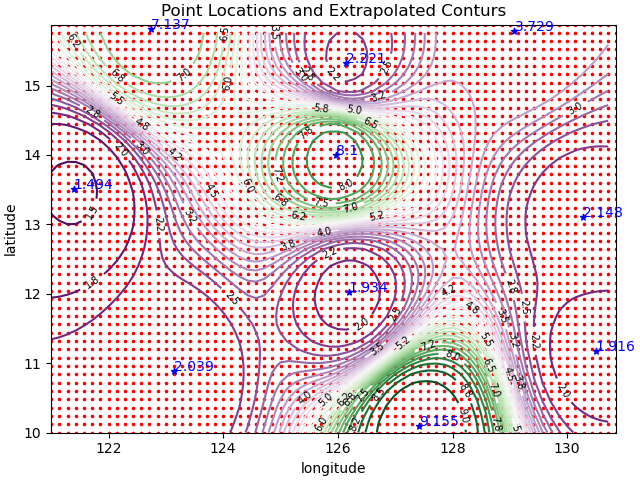

Python code for this plot:
import sys
from pykrige.ok import OrdinaryKriging
import numpy as np
import matplotlib.pyplot as plt
import matplotlib.animation as animation
from scipy.interpolate import griddata as gd
import pandas as pds
import pybrain3.datasets as pd
from pybrain3.tools.shortcuts import buildNetwork
from pybrain3.supervised.trainers import BackpropTrainer

top = np.array([[121.39 ,13.51 ,1.494], [126.19 ,12.02 ,1.934], [130.27 ,13.11 ,2.148],
                   [127.42 ,10.09 ,9.155], [126.14 ,15.33 ,2.221],
                   [125.96 ,14.00 ,8.100] ,[123.15 ,10.88 ,2.039] ,[130.50 ,11.18 ,1.916],
                   [129.08 ,15.78 ,3.729], [122.74 ,15.82 ,7.137]])
df=pds.read_csv('coords.csv',header=0)
interpolationmethod = 'cubic'
p = 2
extrapolation_interval_x = 10.0/70
extrapolation_interval_y = 6.0/50


def main():
    extrapolation_spots = get_plane(121.0, 131.0,extrapolation_interval_x, 10.0, 16.0, extrapolation_interval_y)
    fig = plt.figure(figsize=(9, 11))
    ax = fig.add_subplot()
    ax.scatter(extrapolation_spots[:,0],extrapolation_spots[:,1],marker='.', s=10,color='red')
    ax.scatter(df['lon'], df['lat'], marker='*', s=20,color='blue')
    for i, txt in enumerate(df['value']):
        ax.annotate(df['value'][i], (df['lon'][i], df['lat'][i]),color='blue')
    ax.set_xlabel('longitude')
    ax.set_ylabel('latitude')
    ax.set_title('Point Locations')
    title = 'Point Locations'
    plt.savefig('plot_locations.png'.format(title))
 #   plt.show()
    method = 'snaps'
    method = 'contour'
    nearest_analysis(extrapolation_spots,method)
 #   kriging_analysis(extrapolation_spots,method)
    #neural_analysis(extrapolation_spots,method)


# def neural_analysis(extrapolation_spots,method):
#      top_extra = neural_net(extrapolation_spots, top)
#      gridx_top, gridy_top, gridz_top = interpolation(top_extra)
#      plot(top, gridx_top, gridy_top, gridz_top, method=method,
#      title='_top_neural_net', both=True)


# def neural_net(extrapolation_spots, data):
#      net = buildNetwork(2, 10, 1)
#      ds = pd.SupervisedDataSet(2, 1)
#      for row in top:
#          ds.addSample((row[0], row[1]), (row[2],))
#      trainer = BackpropTrainer(net, ds)
#      trainer.trainUntilConvergence()
#
#      new_points = np.zeros((len(extrapolation_spots), 3))
#      new_points[:, 0] = extrapolation_spots[:, 0]
#      new_points[:, 1] = extrapolation_spots[:, 1]
#      for i in range(len(extrapolation_spots)):
#          new_points[i, 2] = net.activate(extrapolation_spots[i, :2])
#      combined = np.concatenate((data, new_points))
#      return combined


def nearest_analysis(extrapolation_spots,method):
    top_extra = extrapolation(top, extrapolation_spots, method='nearest')
    gridx_top, gridy_top, gridz_top = interpolation(top_extra)
    plot(top, gridx_top, gridy_top, gridz_top, method=method,
            title='_top_nearest', both=True)


def kriging_analysis(extrapolation_spots,method):
    top_extra = extrapolation(top, extrapolation_spots, method='kriging')
    gridx_top, gridy_top, gridz_top = interpolation(top_extra)
    plot(top, gridx_top, gridy_top, gridz_top, method=method,
            title='_top_kriging')


def nearest_neighbor_interpolation(data, x, y, p=0.5):
    """
    Nearest Neighbor Weighted Interpolation
    http://paulbourke.net/miscellaneous/interpolation/
    http://en.wikipedia.org/wiki/Inverse_distance_weighting

    :param data: numpy.ndarray
        [[float, float, float], ...]
    :param p: float=0.5
        importance of distant samples
    :return: interpolated data
    """
    n = len(data)
    vals = np.zeros((n, 2), dtype=np.float64)
    distance = lambda x1, x2, y1, y2: (x2 - x1)**2 + (y2 - y1)**2
    for i in range(n):
        vals[i, 0] = data[i, 2] / (distance(data[i, 0], x, data[i, 1], y))**p
        vals[i, 1] = 1          / (distance(data[i, 0], x, data[i, 1], y))**p
    z = np.sum(vals[:, 0]) / np.sum(vals[:, 1])
    return z


def get_plane(xl, xu,i, yl, yu, j):
    xx = np.arange(xl, xu, i)
    yy = np.arange(yl, yu, j)
    extrapolation_spots = np.zeros((len(xx) * len(yy), 2))
    count = 0
    for i in xx:
        for j in yy:
            extrapolation_spots[count, 0] = i
            extrapolation_spots[count, 1] = j
            count += 1
    return extrapolation_spots


def kriging(data, extrapolation_spots):
    """
    https://github.com/bsmurphy/PyKrige

    NOTE: THIS IS NOT MY CODE

    Implementing a kriging algorithm is out of the scope of this homework

    Using a library. See attached paper for kriging explanation.
    """
    # gridx = np.arange(0.0, 200, 10)
    # gridy = np.arange(0.0, 200, 10)
    gridx = extrapolation_spots[:, 0]
    gridy = extrapolation_spots[:, 1]
   # extrapolation_spots[count, 0]
    # Create the ordinary kriging object. Required inputs are the X-coordinates of
    # the data points, the Y-coordinates of the data points, and the Z-values of the
    # data points. If no variogram model is specified, defaults to a linear variogram
    # model. If no variogram model parameters are specified, then the code automatically
    # calculates the parameters by fitting the variogram model to the binned
    # experimental semivariogram. The verbose kwarg controls code talk-back, and
    # the enable_plotting kwarg controls the display of the semivariogram.
    OK = OrdinaryKriging(data[:, 0], data[:, 1], data[:, 2], variogram_model='spherical',
                                 verbose=False, nlags=100)

    # Creates the kriged grid and the variance grid. Allows for kriging on a rectangular
    # grid of points, on a masked rectangular grid of points, or with arbitrary points.
    # (See OrdinaryKriging.__doc__ for more information.)
    z, ss = OK.execute('grid', gridx, gridy)
    return gridx, gridy, z, ss


def extrapolation(data, extrapolation_spots, method='nearest'):
    if method == 'kriging':
        xx, yy, zz, ss = kriging(data, extrapolation_spots)

        new_points = np.zeros((len(yy) * len(zz), 3))
        count = 0
        for i in range(len(xx)):
            for j in range(len(yy)):
                new_points[count, 0] = xx[i]
                new_points[count, 1] = yy[j]
                new_points[count, 2] = zz[i, j]
                count += 1
        combined = np.concatenate((data, new_points))
        return combined

    if method == 'nearest':
        new_points = np.zeros((len(extrapolation_spots), 3))
        new_points[:, 0] = extrapolation_spots[:, 0]
        new_points[:, 1] = extrapolation_spots[:, 1]
        for i in range(len(extrapolation_spots)):
            new_points[i, 2] = nearest_neighbor_interpolation(data,
                                    extrapolation_spots[i, 0],
                                    extrapolation_spots[i, 1], p=p)
        combined = np.concatenate((data, new_points))
        return combined


def interpolation(data):
    extrapolation_interval_x = 10.0 / 70
    extrapolation_interval_y = 6.0 / 50
    gridx, gridy = np.mgrid[121.0:131.0:extrapolation_interval_x, 10.0: 16.0:extrapolation_interval_y]
    gridz = gd(data[:, :2],data[:, 2], (gridx, gridy),
                method=interpolationmethod)
    return gridx, gridy, gridz


def plot(data, gridx, gridy, gridz, method='rotate', title='nearest', both=False):
    def update(i):
        ax.view_init(azim=i)
        return ax,

    if method == 'rotate':
        fig = plt.figure()
        ax = fig.add_axes([0.1, 0.1, 0.8, 0.8], projection='3d')

        ax.plot_wireframe(gridx, gridy, gridz, alpha=0.5)
        ax.scatter(data[:, 0], data[:, 1], data[:, 2], c='red')

        animation.FuncAnimation(fig, update, np.arange(360 * 5), interval=1)
        plt.show()

    elif method== 'snaps':
        fig = plt.figure(figsize=(10, 10))
        angles = [45, 120, 220, 310]

        if both:
            for i in range(4):
                ax = fig.add_subplot(2, 2, i+1, projection='3d')
                ax.plot_wireframe(gridx[0], gridy[0], gridz[0], alpha=0.5)
                ax.plot_wireframe(gridx[1], gridy[1], gridz[1], alpha=0.5)
                ax.scatter(data[:, 0], data[:, 1], data[:, 2], c='red')
                ax.view_init(azim=angles[i])
        else:
            for i in range(4):
                ax = fig.add_subplot(2, 2, i+1, projection='3d')
                ax.plot_wireframe(gridx, gridy, gridz, alpha=0.5)
                ax.scatter(data[:, 0], data[:, 1], data[:, 2], c='red')
                ax.view_init(azim=angles[i])
        plt.savefig('snaps_{}.png'.format(title))

    elif method == 'contour':
        fig1, ax2 = plt.subplots(constrained_layout=True)
        origin = 'lower'
        CS = ax2.contour(gridx, gridy, gridz, 30, cmap=plt.cm.PRGn, origin=origin)
        ax2.clabel(CS, fmt='%2.1f', colors='k', fontsize=7)
        ax2.scatter(gridx, gridy, marker='.', s=10, color='red')
        ax2.scatter(df['lon'], df['lat'], marker='*', s=20, color='blue')
        for i, txt in enumerate(df['value']):
            ax2.annotate(df['value'][i], (df['lon'][i], df['lat'][i]), color='blue')
        ax2.set_xlabel('longitude')
        ax2.set_ylabel('latitude')
        ax2.set_title('Point Locations and Extrapolated Conturs')
        plt.savefig('assessment_interpolation.png'.format(title))
  #      plt.show()


if __name__ == '__main__':
    sys.exit(main())#
